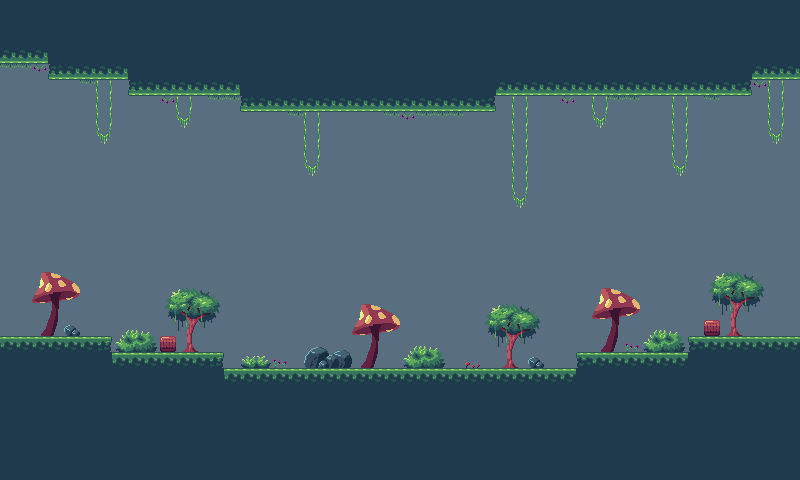

This is a level from a 2D game, rendered from its Tiled map with the project's own tilesets. A one-line summary and the map file follow, with tile-layer data summarised:
An orthogonal 50x30 tile map with 16x16 px tiles, 2 tile layers (Kachelebene 1, Kachelebene 2).

<map version="1.10" tiledversion="1.10.2" orientation="orthogonal" renderorder="right-down" width="50" height="30" tilewidth="16" tileheight="16" infinite="0" nextlayerid="3" nextobjectid="1">
 <tileset firstgid="1" source="tilesetLevel1.tsx" />
 <layer id="1" name="Kachelebene 1" width="50" height="30">
  <data>[1500 cells, 1500 non-empty, 1 distinct tile ids]</data>
 </layer>
 <layer id="2" name="Kachelebene 2" width="50" height="30">
  <data>[1500 cells, 845 non-empty, 53 distinct tile ids]</data>
 </layer>
</map>